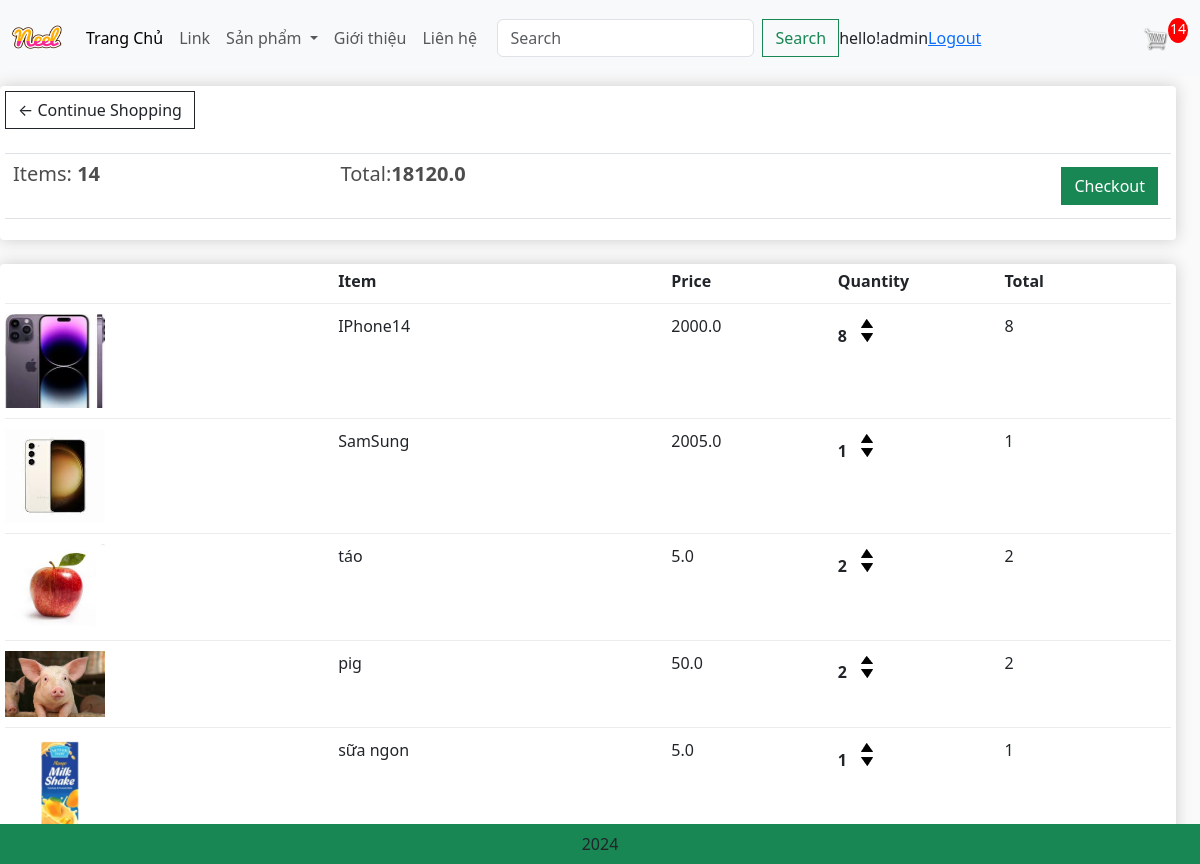
The app's page /cart/ (signed in) with its own data.
### app/models.py (models this page shows, shortened)
class Order(models.Model):
    customer = models.ForeignKey(User, on_delete=models.SET_NULL, null=True, blank=True)
    date_order = models.DateTimeField(auto_now_add=True)
    complete = models.BooleanField(default=False, null=True, blank=False)
    transaction_id = models.CharField(max_length=200, null=True)
    @property
    def get_cart_items(self):
        orderitems = self.orderitem_set.all()
        total = sum([item.quantity for item in orderitems])
        return total
    @property
    def get_cart_total(self):
        orderitems = self.orderitem_set.all()
        total = sum([item.get_total for item in orderitems])
        return total

class OrderItem(models.Model):
    product = models.ForeignKey(Product, on_delete=models.SET_NULL, null=True, blank=True)
    order = models.ForeignKey(Order, on_delete=models.SET_NULL, null=True, blank=True)
    quantity = models.IntegerField(default=0, null=True, blank=True)
    date_added = models.DateTimeField(auto_now_add=True)
    @property
    def get_total(self):
        total = self.product.price*self.quantity
        return total

class Product(models.Model):
    category = models.ManyToManyField(Category, related_name='product')
    name = models.CharField(max_length=200, null=True)
    price = models.FloatField()
    digital = models.BooleanField(default=False, null=True, blank=False)
    image = models.ImageField(null=True, blank = True)
    detail = models.TextField(null=True, blank=True)
    @property
    def ImageURL(self):
        try:
            url = self.image.url
        except:
            url = ''
        return url

### app/views.py (the view)
# urls.py: path('cart/', views.cart,name ="cart"),
def cart(request):
    if request.user.is_authenticated:
        customer = request.user
        order, created = Order.objects.get_or_create(customer =customer, complete = False)
        items = order.orderitem_set.all()
        cartItems = order.get_cart_items
        user_not_login = "hidden"
        user_login = "show"
    else:
        items= []
        order = {'get_cart_items':0,'get_cart_total':0 }
        cartItems = order['get_cart_items']
        user_not_login = "show"
        user_login = "hidden"
    categories = Category.objects.filter(is_sub = False)
    context={'categories': categories ,'items':items, 'order':order,'cartItems':cartItems,'user_not_login':user_not_login, 'user_login': user_login}
    return render(request,'app/cart.html',context)

### app/templates/app/cart.html
{% extends 'app/base.html' %}
{% load static %}
{% block cart_content %}
<div class="row" style='width:100%'>
	<div class="col-lg-12">
		<div class="box-element">
			<a  class="btn btn-outline-dark" href="{% url 'home' %}">&#x2190; Continue Shopping</a>
			<br>
			<br>
			<table class="table">
				<tr>
					<th><h5>Items: <strong>{{order.get_cart_items}}</strong></h5></th>
					<th><h5>Total:<strong>{{order.get_cart_total}}</strong></h5></th>
					<th>
						<a  style="float:right; margin:5px;" class="btn btn-success" href="{% url 'checkout' %}">Checkout</a>
					</th>
				</tr>
			</table>
		</div>
		<br>
		<div class="box-element" >
			<div class="cart-row">
				<div style="flex:2"></div>
				<div style="flex:2"><strong>Item</strong></div>
				<div style="flex:1"><strong>Price</strong></div>
				<div style="flex:1"><strong>Quantity</strong></div>
				<div style="flex:1"><strong>Total</strong></div>
			</div>
			{% for item in items%}
			<div class="cart-row">
				<div style="flex:2"><img class="row-image" src="{{item.product.ImageURL}}"></div>
				<div style="flex:2" ><p>{{item.product.name}}</p></div>
				<div style="flex:1"><p>{{item.product.price}}</p></div>
				<div style="flex:1">
					<p class="quantity">{{item.quantity}}</p>
					<div class="quantity">
						<img data-product={{item.product.id}} data-action = 'add' class="chg-quantity update-cart" src="{% static  'app/images/arrow-up.png' %}">
						<img data-product={{item.product.id}} data-action = 'remove' class="chg-quantity update-cart" src="{% static  'app/images/arrow-down.png' %}">
					</div>
				</div>
				<div style="flex:1"><p>{{item.quantity}}</p></div>
			</div>
			{%endfor%}
		</div>
	</div>
</div>
{% endblock cart_content %}

### app/templates/app/base.html (shortened to what this page needs)
{% load static %}
<!DOCTYPE html>
<html>
    <head>
        <link rel="stylesheet" href="https://stackpath.bootstrapcdn.com/bootstrap/4.4.1/css/bootstrap.min.css">
        <link href="https://cdn.jsdelivr.net/npm/bootstrap@5.3.3/dist/css/bootstrap.min.css" rel="stylesheet">
        <link href-"{%static 'app/css/owl.carousel.min.css'%}" rel="stylesheet" />
        <link href-"{%static 'app/css/all.min.css'%}" rel="stylesheet" />
        <link rel="stylesheet" type="text/css" href="{%static 'app/css/main.css'%}" />
  </head>
    <body>
        <nav class="navbar navbar-expand-lg bg-body-tertiary">
            <div class="container-fluid">
              <a class="navbar-brand" href="{% url 'home' %}">
              <img src="{%static 'app/images/neel.png'%}" alt="Logo" width="50" height="50"/>
              </a>
              <div class="collapse navbar-collapse" id="navbarSupportedContent">
                <ul class="navbar-nav me-auto mb-2 mb-lg-0">
                  <li class="nav-item">
                    <a class="nav-link active" aria-current="page"  href="{% url 'home' %}">Trang Chủ</a>
                  </li>
                  <li class="nav-item">
                    <a class="nav-link" href="#">Link</a>
                  </li>
                  <li class="nav-item dropdown">
                    <a class="nav-link dropdown-toggle" href="#" role="button" data-bs-toggle="dropdown" aria-expanded="false">
                      Sản phẩm
                    </a>
                  </li>
                  <li class="nav-item">
                    <a class="nav-link" href="#">Giới thiệu</a>
                  </li>
                  <li class="nav-item">
                    <a class="nav-link" href="#">Liên hệ</a>
                  </li>
                </ul>
                <form class="d-flex" role="search" method='POST' action ="{%url 'search'%}">
                  <input class="form-control me-2" type="search" placeholder="Search" aria-label="Search" name = 'searched'>
                  <button class="btn btn-outline-success" type="submit">Search</button>
                </form>
              </div>
                <div class="form-inline my-2 my-lg-0" style= "visibility:{{user_login}}">
                  <span>hello!{{request.user}}</span>
                </div>
                <div class="form-inline my-2 my-lg-0" style= "visibility:{{user_login}}">
                  <span><a href="{% url 'logout'%}">Logout</a></span>
                </div>
                  <div class="form-inline my-2 my-lg-0">
                    <a href="{% url 'cart'%}"><img id='cart-icon' src="{% static 'images/cart.png'%}"></a>
                  </div>
                  <div class="form-inline my-2 my-lg-0">
                    <p id = 'cart-total'>{{cartItems}}</p>
                  </div>
           </div>
       </nav>
        {% block cart_content %}{% endblock cart_content %}
          <footer class="container-fluid bg-success text-center fixed-bottom p-2 mt-5" >
            2024
          </footer>
    </body>
</html>

### app/static/app/css/main.css (style rules this page uses)
body { background-color: hsl(0, 0%, 98%); }
h1,h2,h3,h4,h5,h6 { color:hsl(0, 0%, 30%); }
.box-element { box-shadow:hsl(0, 0%, 80%) 0 0 16px; background-color: #fff; border-radius: 4px; padding: 5px; }
#cart-icon { width:25px; display: inline-block; margin-left: 15px; }
#cart-total { display: block; text-align: center; color:#fff; background-color: red; width: 20px; height: 25px; border-radius: 50%; font-size: 14px; }
.col-lg-3, .col-lg-4, .col-lg-6, .col-lg-8, .col-lg-12 { margin-top: 10px; }
.btn { border-radius: 0; }
.row-image { width: 100px; }
.cart-row { display: flex; align-items: flex-stretch; padding-bottom: 10px; margin-bottom: 10px; border-bottom: 1px solid #ececec; }
.quantity { display: inline-block; font-weight: 700; padding-right:10px; }
.chg-quantity { width: 12px; cursor: pointer; display: block; margin-top: 5px; transition:.1s; }

### records on screen
Order: get_cart_items "14", get_cart_total "18120.0"
OrderItem: product.ImageURL (picture), product.name "IPhone14", product.price "2000.0", quantity "8"
OrderItem: product.ImageURL (picture), product.name "SamSung", product.price "2005.0", quantity "1"
OrderItem: product.ImageURL (picture), product.name "táo", product.price "5.0", quantity "2"
OrderItem: product.ImageURL (picture), product.name "pig", product.price "50.0", quantity "2"
OrderItem: product.ImageURL (picture), product.name "sữa ngon", product.price "5.0", quantity "1"

### other values on screen
{{ request.user }} "admin"
{{ cartItems }} "14"
